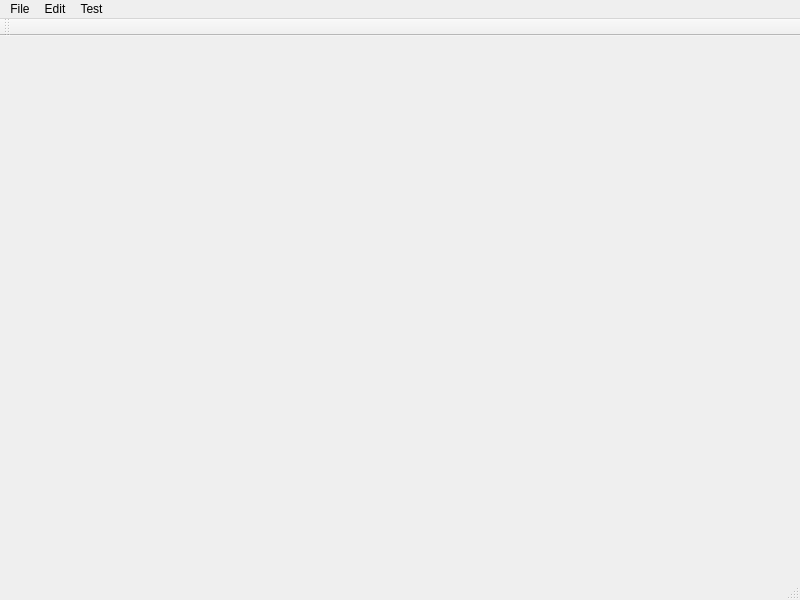
<?xml version="1.0" encoding="UTF-8"?>
<ui version="4.0">
 <class>MainWindowClass</class>
 <widget class="QMainWindow" name="MainWindowClass">
  <property name="geometry">
   <rect>
    <x>0</x>
    <y>0</y>
    <width>800</width>
    <height>600</height>
   </rect>
  </property>
  <property name="windowTitle">
   <string>MainWindow</string>
  </property>
  <widget class="QWidget" name="centralWidget"/>
  <widget class="QMenuBar" name="menuBar">
   <property name="geometry">
    <rect>
     <x>0</x>
     <y>0</y>
     <width>800</width>
     <height>21</height>
    </rect>
   </property>
   <widget class="QMenu" name="menuFile">
    <property name="title">
     <string>File</string>
    </property>
    <addaction name="actionNewSketch"/>
    <addaction name="actionLoadSketch"/>
    <addaction name="actionSaveSketch"/>
    <addaction name="separator"/>
    <addaction name="actionExit"/>
   </widget>
   <widget class="QMenu" name="menuTest">
    <property name="title">
     <string>Test</string>
    </property>
    <addaction name="actionTest"/>
   </widget>
   <widget class="QMenu" name="menuEdit">
    <property name="title">
     <string>Edit</string>
    </property>
    <addaction name="actionUndo"/>
   </widget>
   <addaction name="menuFile"/>
   <addaction name="menuEdit"/>
   <addaction name="menuTest"/>
  </widget>
  <widget class="QToolBar" name="mainToolBar">
   <attribute name="toolBarArea">
    <enum>TopToolBarArea</enum>
   </attribute>
   <attribute name="toolBarBreak">
    <bool>false</bool>
   </attribute>
  </widget>
  <widget class="QStatusBar" name="statusBar"/>
  <action name="actionExit">
   <property name="text">
    <string>Exit</string>
   </property>
  </action>
  <action name="actionTest">
   <property name="text">
    <string>Test</string>
   </property>
  </action>
  <action name="actionNewSketch">
   <property name="text">
    <string>New Sketch</string>
   </property>
   <property name="shortcut">
    <string>Ctrl+N</string>
   </property>
  </action>
  <action name="actionLoadSketch">
   <property name="text">
    <string>Load Sketch</string>
   </property>
   <property name="shortcut">
    <string>Ctrl+O</string>
   </property>
  </action>
  <action name="actionSaveSketch">
   <property name="text">
    <string>Save Sketch</string>
   </property>
   <property name="shortcut">
    <string>Ctrl+S</string>
   </property>
  </action>
  <action name="actionUndo">
   <property name="text">
    <string>Undo</string>
   </property>
   <property name="shortcut">
    <string>Ctrl+Z</string>
   </property>
  </action>
 </widget>
 <layoutdefault spacing="6" margin="11"/>
 <resources>
  <include location="MainWindow.qrc"/>
 </resources>
 <connections/>
</ui>
